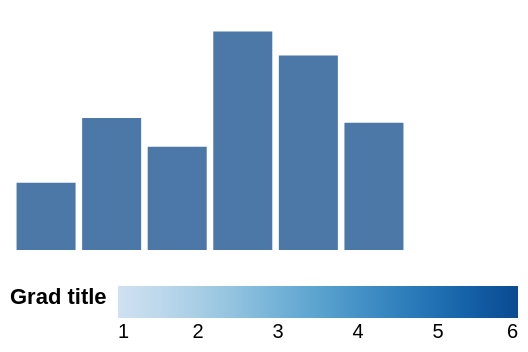

The Vega-Lite source for this figure:
### Vega specification from a JSON file in a GitHub repository (floating-point values rounded to 4 significant figures)
{"width": 200, "height": 120, "padding": 5, "data": [{"name": "t", "values": [{"a": "Alpha", "b": 28, "c": "x", "d": 1}, {"a": "Bravo", "b": 55, "c": "y", "d": 2}, {"a": "Charlie", "b": 43, "c": "x", "d": 3}, {"a": "Delta", "b": 91, "c": "z", "d": 4}, {"a": "Echo", "b": 81, "c": "y", "d": 5}, {"a": "Foxtrot", "b": 53, "c": "z", "d": 6}]}], "scales": [{"name": "x", "type": "band", "domain": {"data": "t", "field": "a"}, "range": "width", "padding": 0.1}, {"name": "y", "type": "linear", "domain": {"data": "t", "field": "b"}, "range": "height", "nice": true}, {"name": "color", "type": "ordinal", "domain": {"data": "t", "field": "c"}, "range": {"scheme": "category10"}}, {"name": "ramp", "type": "linear", "domain": {"data": "t", "field": "d"}, "range": {"scheme": "blues"}}, {"name": "size", "type": "linear", "domain": {"data": "t", "field": "b"}, "range": [10, 200]}, {"name": "shape", "type": "ordinal", "domain": {"data": "t", "field": "c"}, "range": "symbol"}, {"name": "quant", "type": "quantize", "domain": [0, 100], "range": {"scheme": "greens", "count": 4}}], "marks": [{"type": "rect", "from": {"data": "t"}, "encode": {"enter": {"x": {"scale": "x", "field": "a"}, "width": {"scale": "x", "band": 1}, "y": {"scale": "y", "field": "b"}, "y2": {"scale": "y", "value": 0}}}}], "legends": [{"fill": "ramp", "type": "gradient", "direction": "horizontal", "title": "Grad title", "titleOrient": "left", "titleAnchor": "start", "orient": "bottom"}]}
